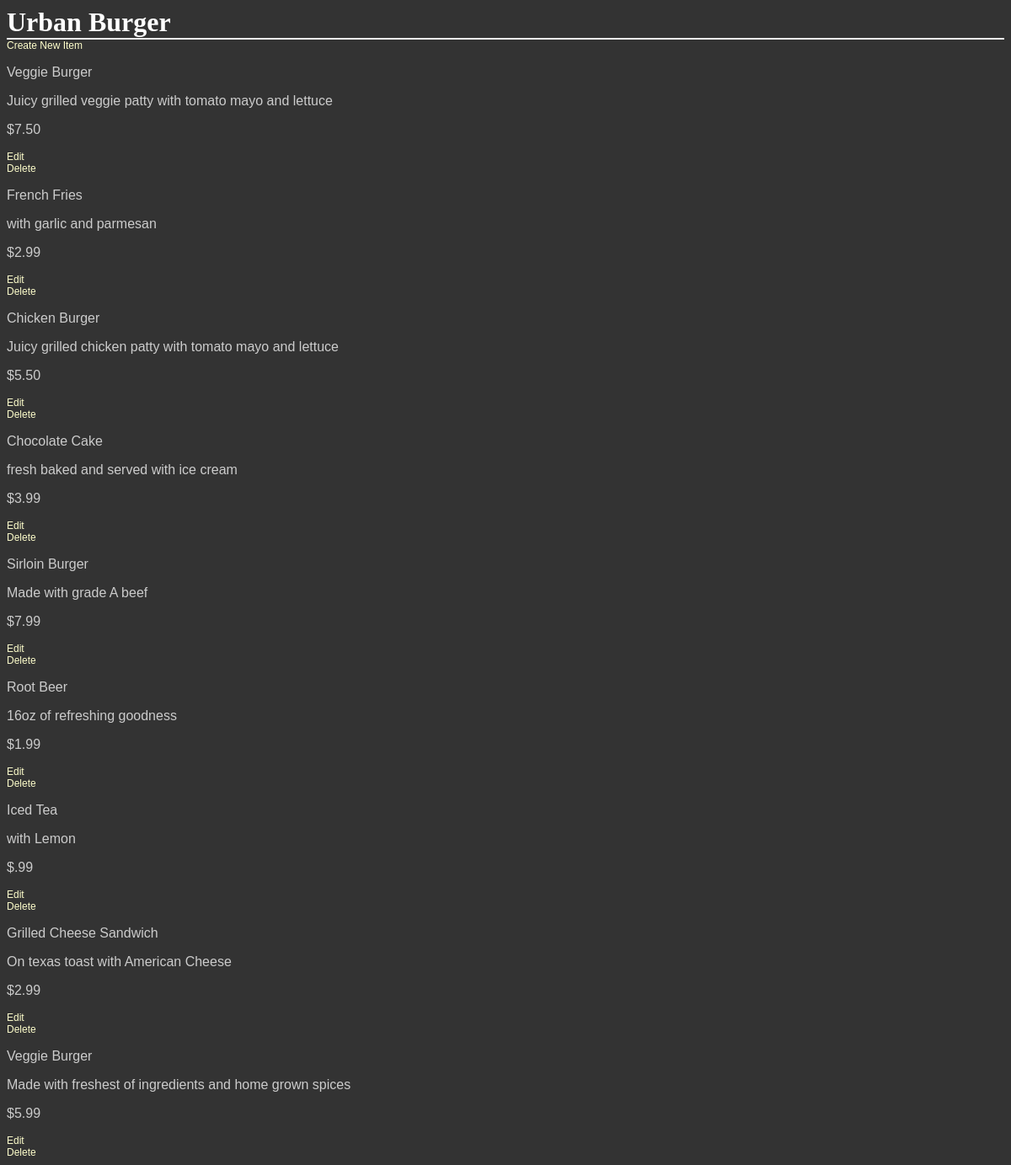
The page /restaurants/1/ on the database as committed earlier.
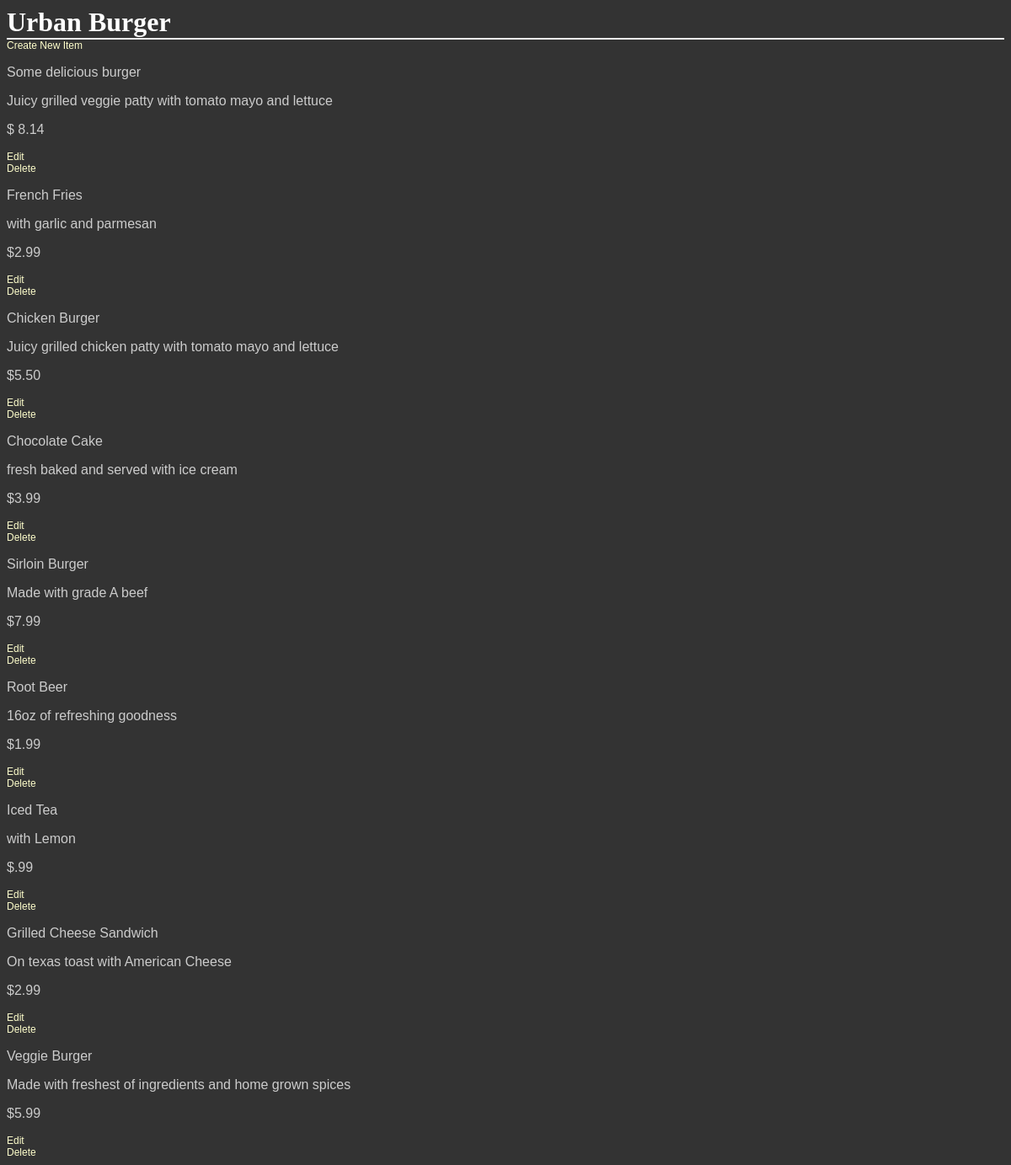
The same page on the database as committed later.
### database_setup.py (models this page shows)
class Restaurant(Base):
    __tablename__ = 'restaurant'
    name = Column(String(80), nullable=False)
    id = Column(Integer, primary_key=True)

class MenuItem(Base):
    __tablename__ = 'menu_item'
    name = Column(String(80), nullable=False)
    id = Column(Integer, primary_key=True)
    course = Column(String(250))
    description = Column(String(250))
    price = Column(String(8))
    restaurant_id = Column(Integer, ForeignKey('restaurant.id'))
    restaurant = relationship(Restaurant)

### project.py (the view)
@app.route('/restaurants/<int:restaurant_id>/')
def restaurantMenu(restaurant_id):
    restaurant = session.query(Restaurant).filter_by(id=restaurant_id).one()
    items = session.query(MenuItem).filter_by(restaurant_id=restaurant.id)
    return render_template('menu.html', restaurant=restaurant, items=items)

### templates/menu.html (shortened to what this page needs)
<html>
<head>
    <link rel="stylesheet" type="text/css" href="{{url_for('static',filename = 'app.css')}}">
</head>
<body>
    <h1>{{restaurant.name}}</h1>
    <a href='{{url_for('newMenuItem', restaurant_id = restaurant.id) }}'>
        Create New Item</a>
    {% for i in items %}
    <div>
        <p>{{i.name}}</p>
        <p>{{i.description}}</p>
        <p> {{i.price}} </p>
        <a href='{{url_for('editMenuItem', restaurant_id = restaurant.id, menu_id = i.id)}}'>Edit</a>
        <br>
        <a href='{{url_for('deleteMenuItem', restaurant_id = restaurant.id, menu_id = i.id ) }}'>Delete</a>
    </div>
    {% endfor %}
</body>
</html>

### static/app.css (style rules this page uses)
body { font-family: sans-serif; background-color: #333333 }
h1, h2, h3, h4 { color: #ffffff; }
h1, h2 { font-family: 'georgia', serif; margin: 0; }
h1 { border-bottom: 2px solid #eee; }
p, dd, dt { color: #cccccc; }
a { text-decoration: none; color: #ffffcc; font-size: .75em; }

Rows that differ between the two databases and show on the page:
changed MenuItem "Juicy grilled veggie patty with tomato mayo and lettuce": name "Veggie Burger" → "Some delicious burger"; price "$7.50" → "$ 8.14"
